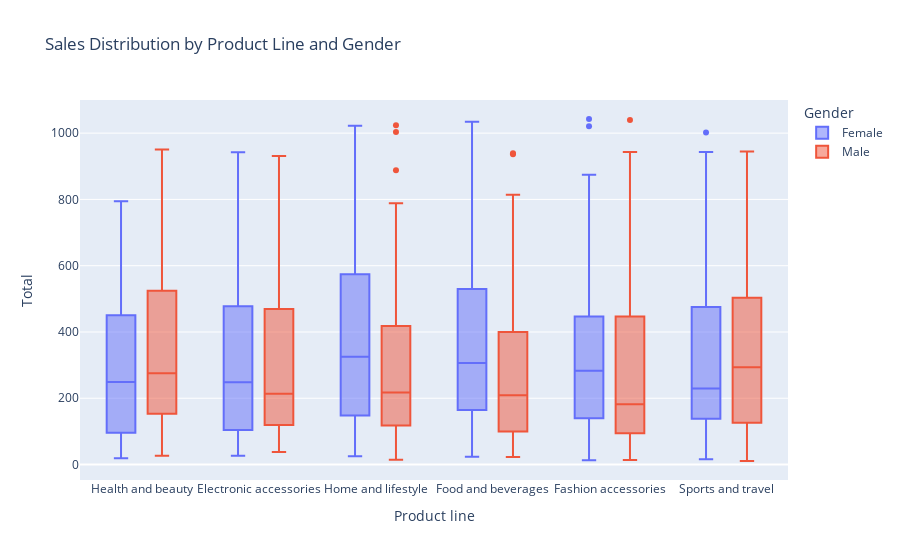

Notebook cell for this chart:
### Markdown cell above
### Sales by Product Line and Gender

### Code cell
fig2 = px.box(df, x='Product line', y='Total', color='Gender',
              title='Sales Distribution by Product Line and Gender')
fig2.show()

### Figure 1 — Plotly figure (JSON) as saved in the notebook; plotly's stock layout.template omitted (floating-point values rounded to 4 significant figures; data arrays with more than 128 entries replaced by an {"elided": "..."} marker saying what was removed)
{"data": [{"alignmentgroup": "True", "hovertemplate": "Gender=Female<br>Product line=%{x}<br>Total=%{y}<extra></extra>", "legendgroup": "Female", "marker": {"color": "#636efa"}, "name": "Female", "notched": false, "offsetgroup": "Female", "orientation": "v", "showlegend": true, "type": "box", "x": {"elided": "501 str values"}, "x0": " ", "xaxis": "x", "y": {"elided": "501 float values"}, "y0": " ", "yaxis": "y"}, {"alignmentgroup": "True", "hovertemplate": "Gender=Male<br>Product line=%{x}<br>Total=%{y}<extra></extra>", "legendgroup": "Male", "marker": {"color": "#EF553B"}, "name": "Male", "notched": false, "offsetgroup": "Male", "orientation": "v", "showlegend": true, "type": "box", "x": {"elided": "499 str values"}, "x0": " ", "xaxis": "x", "y": {"elided": "499 float values"}, "y0": " ", "yaxis": "y"}], "layout": {"autosize": true, "boxmode": "group", "legend": {"title": {"text": "Gender"}, "tracegroupgap": 0}, "title": {"text": "Sales Distribution by Product Line and Gender"}, "xaxis": {"anchor": "y", "autorange": true, "domain": [0, 1], "range": [-0.5247, 5.525], "title": {"text": "Product line"}, "type": "category"}, "yaxis": {"anchor": "x", "autorange": true, "domain": [0, 1], "range": [-46.65, 1100.0], "title": {"text": "Total"}, "type": "linear"}}}
